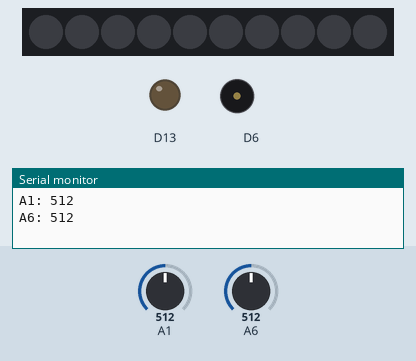
The sketch below on a simulated Adafruit Circuit Playground Express. On the bench: 10 RGB LEDs in strip order, left to right, output pins drawn as LEDs (lit = HIGH), buzzer (waves = sounding), the last lines printed to the serial monitor. The test bench sets the inputs (shaded band); at power-on: A1 = 512, A6 = 512. Dim RGB values are drawn brighter than linear.

Above: at 1.2 s.
1.3 s: A1 set to 310
2.8 s: A1 set to 291
At 2.95 s:
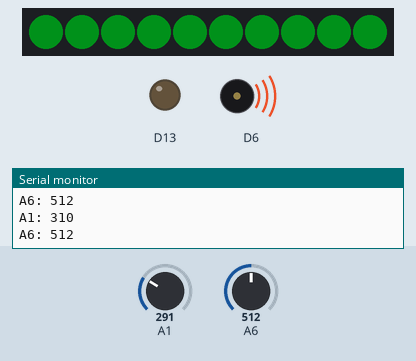
At 3.56 s:
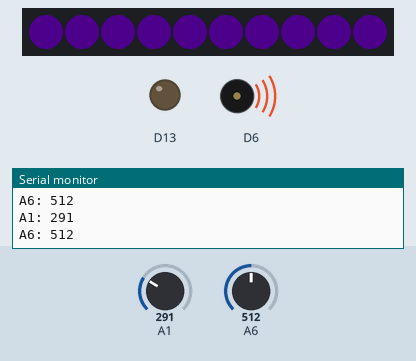
Timing chart, 0 to 19.9 s (numbered marks = the images above; inputs shaded):
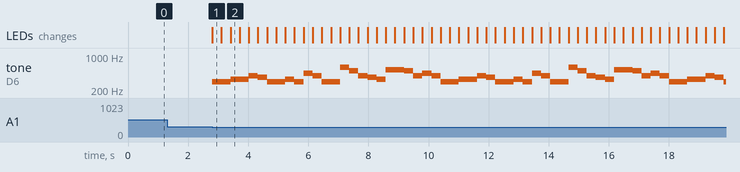

Measured:
- the behaviour switches between 300 and 299 on A1 (found by bisection; images 0 and 1)

The sketch:

WearableInterfaceV2-Simplified.ino
```cpp
#include <Adafruit_CircuitPlayground.h>
#include "SimpleAnalog.h"
#include "SimpleTimer.h"

SimpleAnalog CapA1(A1);
SimpleAnalog CapA6(A6);

SimpleTimer Timer_1s(1000, 0);

float detection = 300;
uint8_t color = 100;

// for the tune of POWER POSING
// taking advantage of the fact that the notes can be represented as numbers in an array to play numerous of them in sequence
// uses '0' as a key to restart after a brief pause
// happy birthday in frequencies used from https://www.jk-quantized.com/blog/2013/11/22/tetris-theme-song-using-processing
float rawSequence[] = { 293.6648, 293.6648, 329.62756, 329.62756, 391.995, 369.99445 , 293.6648, 293.6648,
                        329.62756, 293.6648, 439.997, 391.995, 293.6648, 293.6648, 587.3294, 493.8834,
                        391.995, 369.9945, 329.62756, 523.2516, 523.2516, 493.8834, 391.995,
                        439.997, 391.995 , 0 };
int position = 0;

void setup() {
  Serial.begin(9600);

  CircuitPlayground.begin();
}

void loop() {
  CircuitPlayground.speaker.enable(false);

  // converting input to output logic
  if (CapA1.analogReading() < detection && CapA1.analogReading() < detection)
  {
    // sequence for power pose
    UpdateNeopixels(0, 10, color);
    color += 50;

    CircuitPlayground.speaker.enable(true);
    CircuitPlayground.playTone(rawSequence[position], 300);
    position++;
    if (rawSequence[position] == 0) position = 0;
  }
  else if (CapA1.analogReading() < detection)
  {
    // sequence for A1 side
    color = 100;
    UpdateNeopixels(5, 10, color);
    DisableNeopixels(0, 5);
  }
  else if (CapA6.analogReading() < detection)
  {
    // sequence for A6 side
    color = 100;
    UpdateNeopixels(0, 5, color);
    DisableNeopixels(5, 10);
  }
  else
  {
    // turn off all pixels
    DisableNeopixels(0, 10);
    color = 100;
  }

  // serial monitor for testing/tuning
  if (Timer_1s.isReady())
  {
    Serial.print("A1: "); Serial.println(CapA1.analogReading());
    Serial.print("A6: "); Serial.println(CapA6.analogReading());
  }
}

void UpdateNeopixels(int first, int last, uint8_t c)
{
  for (int i = first; i < last; i++)
  {
    CircuitPlayground.setPixelColor(i, CircuitPlayground.colorWheel(c));
  }
}

void DisableNeopixels(int first, int last)
{
  for (int i = first; i < last; i++)
  {
    CircuitPlayground.setPixelColor(i, 0);
  }
}
```

SimpleAnalog.h
```cpp
// SimpleAnalog class
// this class allows for creating and reading an analog sensor

#ifndef SIMPLEANALOG_H
#define SIMPLEANALOG_H

class SimpleAnalog
{
  public:
    int _sensorPin;     // select the input pin
    int _sensorValue;   // variable to store the value coming from the sensor
    int _lastReading;   // store the last reading from the sensor

    // constructor
    SimpleAnalog(int sensorPin)
    : _sensorPin(sensorPin), _sensorValue(0), _lastReading(0) {}

    int analogReading()
    {
      updateReading();

      return _sensorValue;
    }

    void updateReading()
    {
      _lastReading = _sensorValue;
      _sensorValue = analogRead(_sensorPin);
      // Serial.println(_sensorValue);
    }

    int rollingAverage() {
      int newReading = analogReading();

      const int NUM_SAMPLES = 10;

      static int samples[NUM_SAMPLES];
      static int index  = 0;
      static int total  = 0;
      static bool filled = false;

      // Subtract the oldest reading from the running total
      total -= samples[index];

      // Store the new reading and add it to the total
      samples[index] = newReading;
      total += newReading;

      // Advance the index, wrapping back to 0 after the last slot
      index = (index + 1) % NUM_SAMPLES;

      // If the buffer is not yet full, average only the filled slots
      if (!filled && index == 0) filled = true;

      int count = filled ? NUM_SAMPLES : index;
      if (count == 0) return newReading;

      return total / count;
    }
};

#endif
```

SimpleTimer.h
```cpp
// SimpleTimer class
// this makes timers using millis() way easier to make and manage

#ifndef SIMPLETIMER_H
#define SIMPLETIMER_H

class SimpleTimer
{
  private:
    unsigned long _lastTime;
    unsigned long _interval;

  public:
    // constructor, defaults to 100ms interval
    // _interval: frequency of the timer
    // for _lastTime:
    // 0 -> results in the first trigger happening after _interval seconds from boot
    // millis() - interval -> results in the first trigger happening immediately
    SimpleTimer(unsigned long interval = 100, unsigned long lastTime = 0)
      : _interval(interval), _lastTime(lastTime) {}

    void setInterval(unsigned long interval)    // if you wanted to change the timer rate midway
    {
      _interval = interval;
    }

    // determines if the timer has concluded
    // for use in if statements mostly, do things if true sorta deal
    bool isReady()
    {
      if (millis() - _lastTime >= _interval)
      {
        reset();
        return true;
      }

      return false;
    }

    void reset()
    {
      _lastTime = millis();
    }
};

#endif
```
